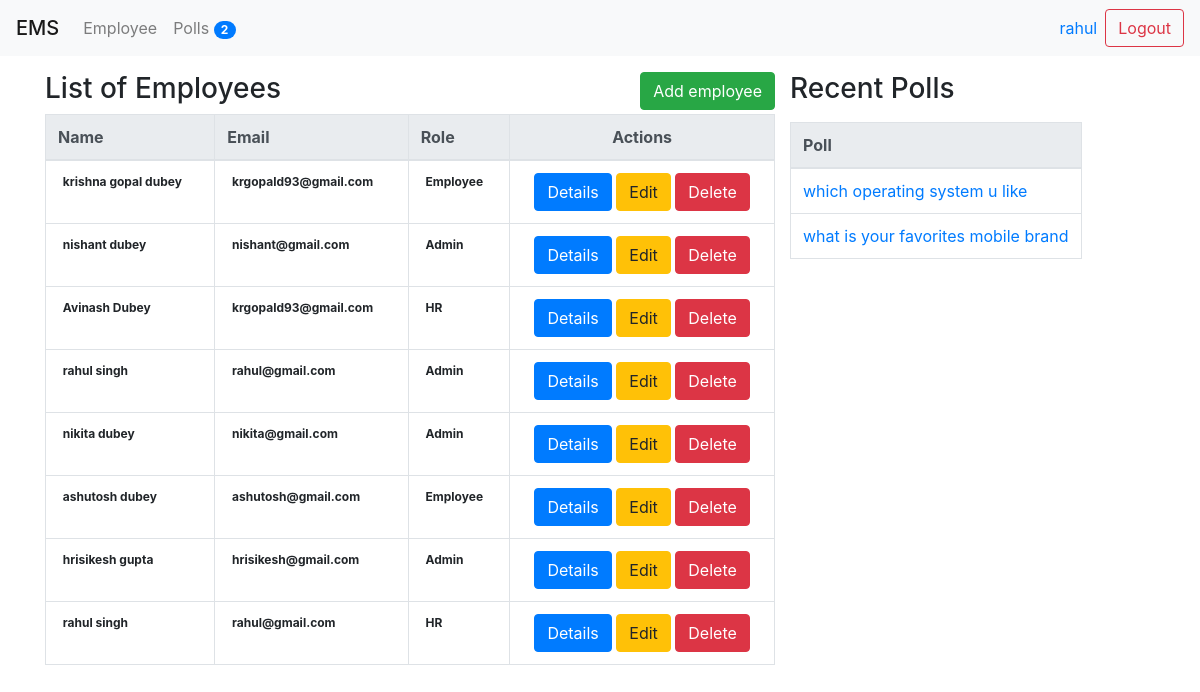
Screenshot of /employee/ (signed in) with the database file from the repository.
### poll/models.py (models this page shows, shortened)
class Question(models.Model):
  title=models.TextField(null=True,blank = True)
  status=models.CharField(default='inactive',max_length = 200)
  created_by= models.ForeignKey(User,null=True,blank=True,on_delete=models.CASCADE)
  start_date=models.DateTimeField(null=True,blank = True)
  end_date=models.DateTimeField(null=True,blank = True)
  created_at=models.DateTimeField(auto_now_add=True)
  updated_at=models.DateTimeField(auto_now=True)

### employee/views.py (the view)
# urls.py: path('',employee_list,name="employee_list"),
@login_required(login_url="/login/")
def employee_list(request):
    context={}
    user_obj=User.objects.all()
    context['users']=User.objects.all()
    context['title']='Employees'
    return render(request,'employee/index.html',context)

### poll/context_processors.py (called while the page is built)
def polls_count(request):
    count = Question.objects.count()
    return {"polls_count": count}

### poll/templatetags/poll_extras.py (called while the page is built)
@register.simple_tag
def recent_polls(n=5, **kwargs):
    name = kwargs.get("name", "Argument is not passed")
    print(name)
    questions = Question.objects.all().order_by('-created_at')
    return questions[0:n]

### ems/templates/employee/index.html (shortened to what this page needs)
{% extends 'base.html' %} {% load poll_extras %} {% block content %}
<div class="row">
    <div class="col-sm-8">
        <p>
            <div class="float-left">
                <h3>List of {{title}}</h3></div>
            {% if request.role == "Admin" %}
            <a class="btn btn-success float-right" href="{%  url 'employee_add' %}">Add employee</a> {% endif %}
        </p>
        <div class="table-responsive-sm">
            {% if users %}
            <table class="table table-bordered">
                <thead class="thead-light">
                    <tr>
                        <th>Name</th>
                        <th>Email</th>
                        <th>Role</th>
                        <th class="text-center">Actions</th>
                    </tr>
                </thead>
                <tbody>
                    {% for user in users %}
                    <tr>
                        <th> <span class="badge badge-default">{{user.first_name}} {{user.last_name}}</span> </th>
                        <th><span class="badge badge-default">{{user.email}}</span></th>
                        <th>
                            {% for role_obj in user.groups.all %}
                            <span class="badge badge-default">{{role_obj}}</span> {% endfor %}
                        </th>
                        <td class="text-center">
                            <a class="btn btn-primary" href="{%  url 'employee_details' user.id %}">Details</a>
                            <a class="btn btn-warning" href="{%  url 'employee_edit' user.id %}">Edit</a>
                            <a class="btn btn-danger" href="{%  url 'employee_delete' user.id %}">Delete</a>
                        </td>
                    </tr>
                    {% endfor %}
                </tbody>
            </table>
            {% else %}
            <p>There is no employee available.</p>
            {% endif %}
        </div>
    </div>
    <div>
        {% recent_polls  as questions %}
        <p>
            <h3>Recent Polls</h3>
        </p>
        <div class="table-responsive-sm">
            {% if questions %}
            <table class="table table-bordered">
                <thead class="thead-light">
                    <tr>
                        <th>Poll</th>
                    </tr>
                </thead>
                <tbody>
                    {% for question in questions %}
                    <tr>
                        <td scope="row">
                            <a href="/polls/{{question.id}}/details">
                                    {{question.title}}</a></th>
                        </td>
                    </tr>
                    {% endfor %} {% else %}
                    <p>There is no question available.</p>
                    {% endif %}
        </div>
    </div>
</div>
{% endblock content %}

### ems/templates/header.html (shortened to what this page needs)
{% load poll_extras %}
<div class="navbar navbar-expand-lg navbar-light bg-light">
    <span class="navbar-brand mb-0 h1">EMS</span>
    <div class="collapse navbar-collapse" id="navbarNav">
        <ul class="navbar-nav">
            <li class="nav-item">
                <a class="nav-link" href="{% url 'employee_list' %}">
                    {{"employee" | capfirst}}
                </a>
            </li>
            <li class="nav-item">
                <a class="nav-link" href="{% url 'polls_list' %}">
                    {{"Polls" | capfirst}}
                    <span class="badge badge-primary badge-pill ">{{polls_count}}</span>
                </a>
            </li>
        </ul>
    </div>
    <form class="form-inline my-2 my-lg-0" method="POST" action="{% url 'user_logout' %}">
        <a href="{% url 'my_profile' %}">
            <span class="mr-sm-2">{{request.user.first_name}}</spans>
        </a>
        <input type="submit" class="btn btn-outline-danger my-2 my-sm-0" value="Logout">
    </form>
</div>

### rows the page displays
Question: title "which operating system u like"
Question: title "what is your favorites mobile brand"

### other values shown
{{ "employee" | capfirst }} "Employee"
{{ "Polls" | capfirst }} "Polls"
{{ polls_count }} "2"
{{ request.user.first_name }} "rahul"
{{ title }} "Employees"
{{ user.first_name }} "krishna gopal"
{{ user.last_name }} "dubey"
{{ user.email }} "krgopald93@gmail.com"
{{ role_obj }} "Employee"
{{ user.first_name }} "nishant"
{{ user.email }} "nishant@gmail.com"
{{ role_obj }} "Admin"
{{ user.first_name }} "Avinash"
{{ user.last_name }} "Dubey"
{{ role_obj }} "HR"
